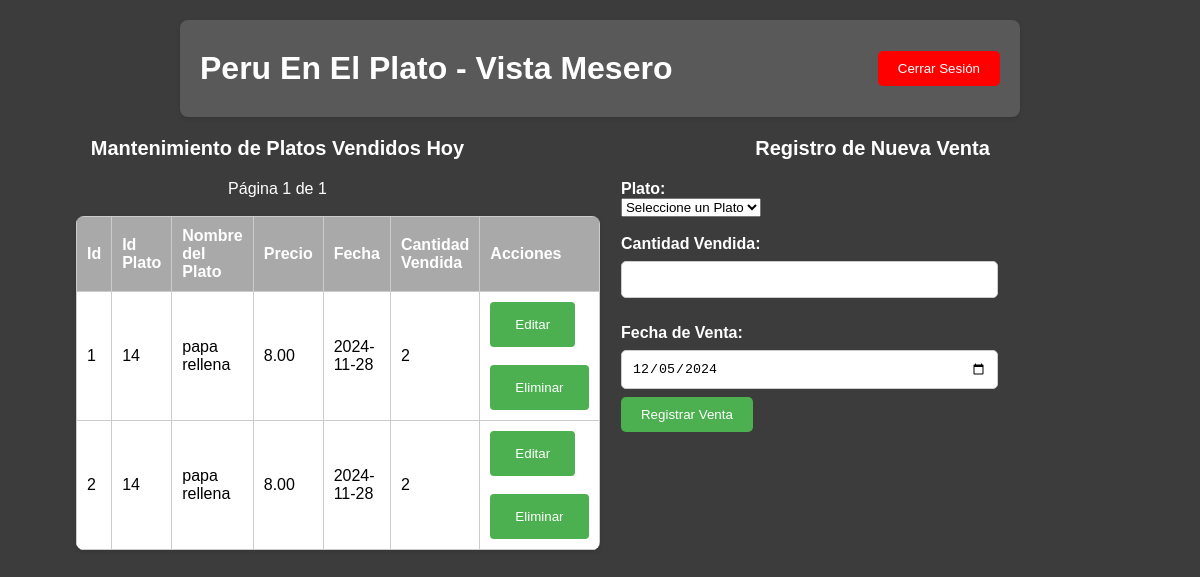
The page /vista/Mesero_V.php on the database as committed earlier.
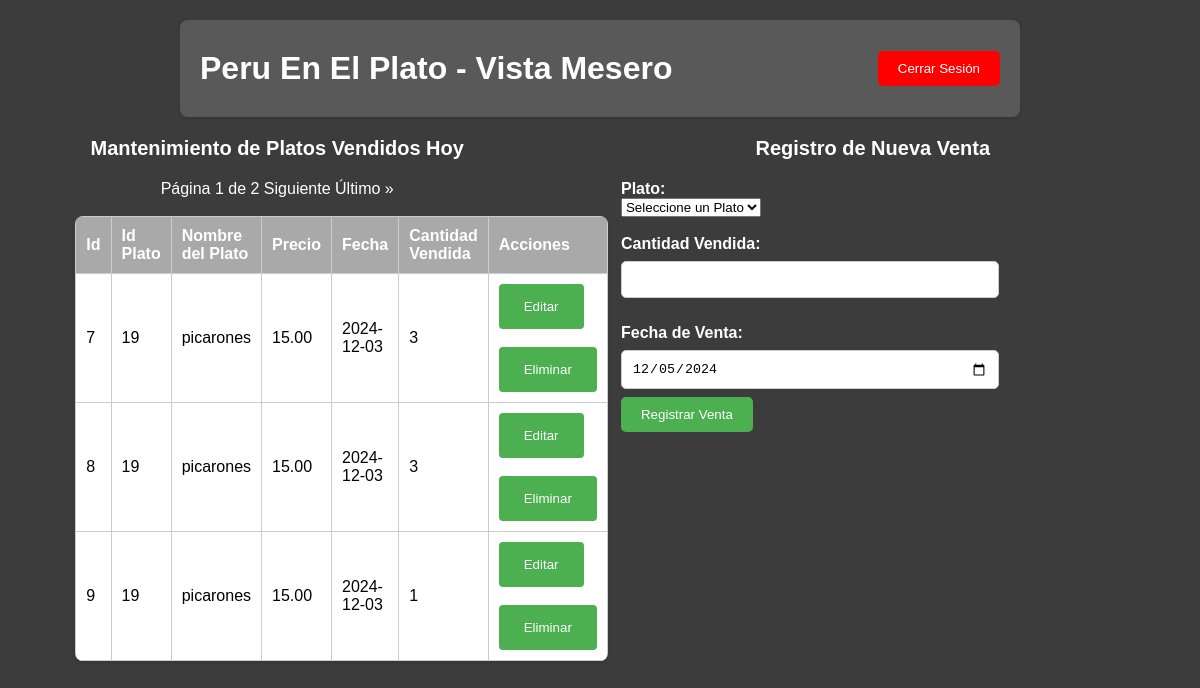
The same page on the database as committed later.
### tables this page shows
CREATE TABLE `platos_vendidos_hoy` (
  `id_plato_vendido_hoy` int(11) NOT NULL,
  `id_plato` int(11) NOT NULL,
  `fecha` date NOT NULL,
  `cant_vendida` int(11) NOT NULL
);

CREATE TABLE `platos` (
  `id_plato` int(11) NOT NULL,
  `nombre` varchar(255) NOT NULL,
  `descripcion` text DEFAULT NULL,
  `precio` decimal(10,2) NOT NULL,
  `categoria` enum('Principal','Entrada','Postre','Refresco') NOT NULL,
  `imagen` varchar(255) NOT NULL,
  `estado` tinyint(1) DEFAULT 1
);

### vista/Mesero_V.php (the view, shortened to what this page needs)
<?php
require_once('../config/conexion.php');
$registrosPorPagina = 3;
$paginacion = isset($_GET['pagina']) ? (int)$_GET['pagina'] : 1;
$inicio = ($paginacion - 1) * $registrosPorPagina;
function obtenerVentasHoy($inicio, $registrosPorPagina) {
    global $conexion;
    $query = "
        SELECT pvh.id_plato_vendido_hoy, pvh.id_plato, p.nombre, pvh.fecha, pvh.cant_vendida, p.precio
        FROM platos_vendidos_hoy pvh
        JOIN platos p ON pvh.id_plato = p.id_plato
        LIMIT $inicio, $registrosPorPagina
    ";
    return mysqli_query($conexion, $query);
}
function obtenerTotalVentasHoy() {
    global $conexion;
    $query = "
        SELECT COUNT(*) as total FROM platos_vendidos_hoy pvh
        JOIN platos p ON pvh.id_plato = p.id_plato
    ";
    $resultado = mysqli_query($conexion, $query);
    $total = mysqli_fetch_assoc($resultado);
    return $total['total'];
}
$totalVentas = obtenerTotalVentasHoy();
$totalPaginas = ceil($totalVentas / $registrosPorPagina);
?>
<!DOCTYPE html>
<html lang="es">
<head>
    <link rel="stylesheet" href="../public/styles/mesero.css">
    <link rel="stylesheet" href="../public/styles/mesero_v.css">
</head>
<body>
<header>
    <h1>Peru En El Plato - Vista Mesero</h1>
    <a href="../controlador/logout.php"> <button class="btn-cerrar">Cerrar Sesión</button></a>
</header>
<main>
    <div class="contenedor">
    <div class="mantenimiento">
    <h2 class="titulo-mantenimiento">Mantenimiento de Platos Vendidos Hoy</h2>
    <table>
        <thead>
            <tr>
                <th>Id</th>
                <th>Id Plato</th>
                <th>Nombre del Plato</th>
                <th>Precio</th>
                <th>Fecha</th>
                <th>Cantidad Vendida</th>
                <th>Acciones</th>
            </tr>
        </thead>
        <tbody>
            <?php
            $ventasHoy = obtenerVentasHoy($inicio, $registrosPorPagina);
            while ($venta = mysqli_fetch_assoc($ventasHoy)) {
                echo "<tr>
                        <td>" . $venta['id_plato_vendido_hoy'] . "</td>
                        <td>" . $venta['id_plato'] . "</td>
                        <td>" . htmlspecialchars($venta['nombre']) . "</td>
                        <td>" . $venta['precio'] . "</td>
                        <td>" . $venta['fecha'] . "</td>
                        <td>" . $venta['cant_vendida'] . "</td>
                        <td>
                            <button class='btn-editar' data-id='" . $venta['id_plato_vendido_hoy'] . "'>Editar</button>
                            <br><br>
                            <button class='btn-eliminar' data-id='" . $venta['id_plato_vendido_hoy'] . "'>Eliminar</button>
                        </td>
                    </tr>";
            }
            ?>
    <div class="paginacion">
        <span>Página <?php echo $paginacion; ?> de <?php echo $totalPaginas; ?></span>
        <?php if ($paginacion < $totalPaginas): ?>
            <a href="?pagina=<?php echo $paginacion + 1; ?>">Siguiente</a>
            <a href="?pagina=<?php echo $totalPaginas; ?>">Último &raquo;</a>
        <?php endif; ?>
    </div>
    <br>
        </tbody>
    </table>
</div>
    <div class="registro-venta">
    <h2>Registro de Nueva Venta</h2>
    <form id="registroPlatos" method="POST" action="Mesero_V.php">
        <label for="plato">Plato:</label><br>
        <select id="plato" name="plato" required>
            <option value="">Seleccione un Plato</option>
        </select><br><br>
        <label for="cantidad">Cantidad Vendida:</label><br>
        <input type="number" id="cantidad" name="cantidad" required><br>
        <br>
        <label for="fecha">Fecha de Venta:</label><br>
        <input type="date" id="fecha" name="fecha" value="<?php echo date('Y-m-d'); ?>" required><br>
        <button type="submit" class="btn-actualizar">Registrar Venta</button>
    </form>
        </div>
    </div>
</main>
</body>
</html>

### public/styles/mesero.css (style rules this page uses)
body { font-family: Arial, sans-serif; margin: 0; padding: 20px; display: flex; justify-content: center; align-items: center; flex-direction: column; background-color: #3d3c3c; }
header { display: flex; justify-content: space-between; align-items: center; background-color: #595959; padding: 10px 20px; border-radius: 8px; width: 100%; max-width: 800px; box-shadow: 0 2px 5px rgba(0, 0, 0, 0.1); }
h1, h2 { margin: 20px 0; text-align: center; color: white; }
table { width: 100%; border-collapse: collapse; margin-bottom: 20px; border-radius: 8px; overflow: hidden; box-shadow: 0 2px 5px rgba(0, 0, 0, 0.1); }
th, td { border: 1px solid #ccc; padding: 10px; text-align: left; }
th { background-color: #A9A9A9; color: white; }
td { background-color: #fff; }
label { color: white; }
.btn-cerrar { background-color: #ff0000; color: white; border: none; padding: 10px 20px; border-radius: 5px; cursor: pointer; transition: background-color 0.3s; }
.btn-actualizar { background-color: #4CAF50; color: white; border: none; padding: 10px 20px; border-radius: 5px; cursor: pointer; transition: background-color 0.3s; }

### public/styles/mesero_v.css (style rules this page uses)
.contenedor { display: flex; justify-content: space-between; align-items: flex-start; margin: 20px; }
.mantenimiento, .registro-venta { width: 48%; box-sizing: border-box; }
.mantenimiento { position: relative; padding-right: 100px; }
.paginacion { margin-top: 20px; text-align: center; color: white; }
.paginacion a { color: white; text-decoration: none; }
h2 { margin-top: 0; font-size: 20px; }
label { font-weight: bold; }
input[type="number"], input[type="date"], select textarea { width: 75%; padding: 10px; margin: 8px 0; border: 1px solid #ccc; border-radius: 5px; padding: 10px; box-sizing: border-box; }
button { background-color: #4CAF50; color: white; padding: 15px 25px; border: none; border-radius: 4px; cursor: pointer; }

Rows that differ between the two databases and show on the page:
removed platos_vendidos_hoy: id_plato_vendido_hoy "1", id_plato "14", id_plato.nombre "papa rellena", id_plato.precio "8.00", fecha "2024-11-28", cant_vendida "2"
removed platos_vendidos_hoy: id_plato_vendido_hoy "2", id_plato "14", id_plato.nombre "papa rellena", id_plato.precio "8.00", fecha "2024-11-28", cant_vendida "2"
added platos_vendidos_hoy: id_plato_vendido_hoy "7", id_plato "19", id_plato.nombre "picarones", id_plato.precio "15.00", fecha "2024-12-03", cant_vendida "3"
added platos_vendidos_hoy: id_plato_vendido_hoy "8", id_plato "19", id_plato.nombre "picarones", id_plato.precio "15.00", fecha "2024-12-03", cant_vendida "3"
added platos_vendidos_hoy: id_plato_vendido_hoy "9", id_plato "19", id_plato.nombre "picarones", id_plato.precio "15.00", fecha "2024-12-03", cant_vendida "1"
Other text that changed with them:
$totalPaginas: "1" → "2"
text now shown: "Siguiente Último »"
